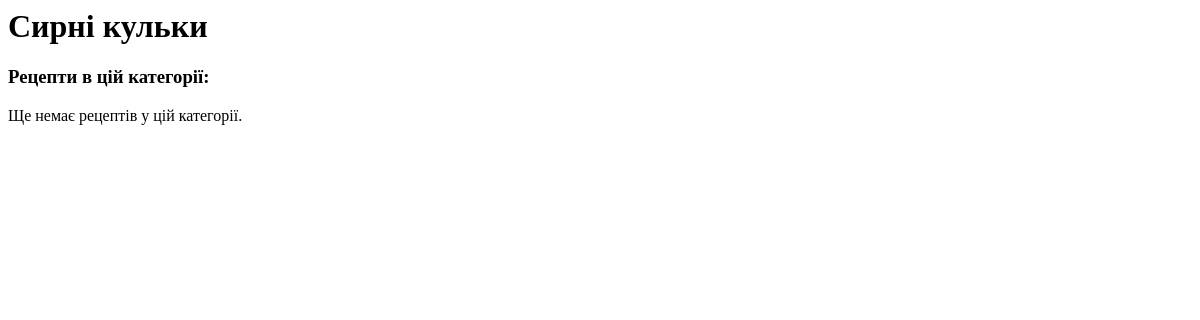
/category/-17/, run on an earlier commit of the app's database.
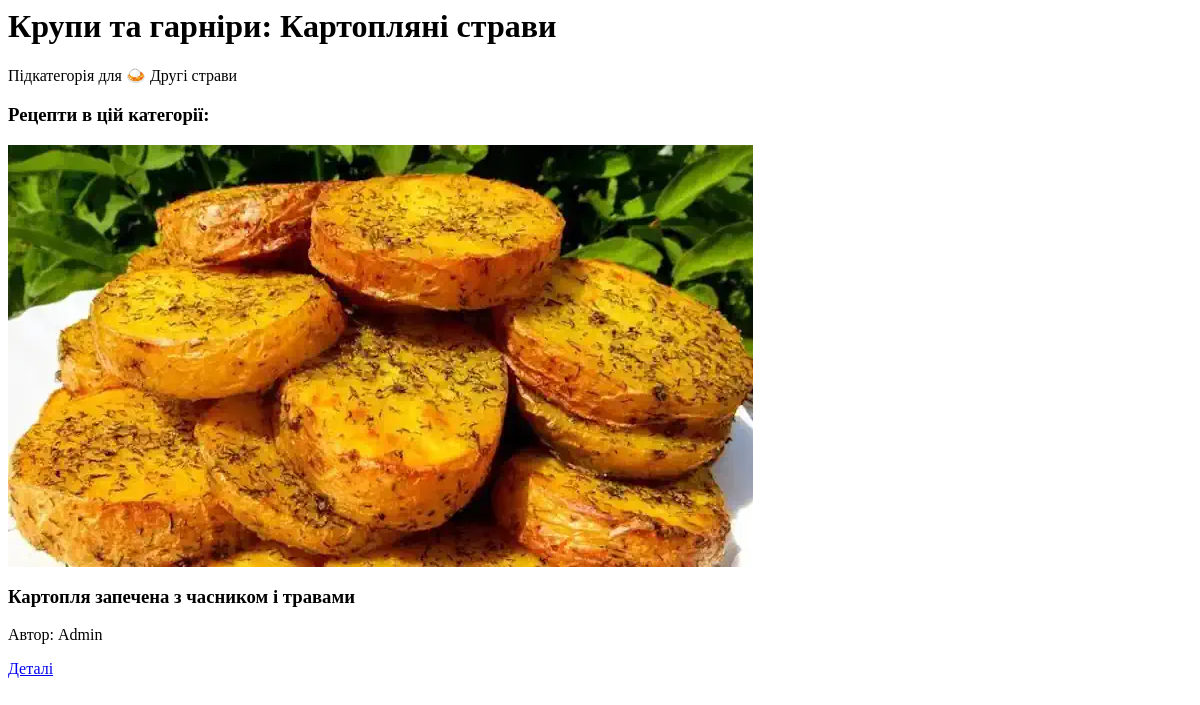
And on a later commit of the database.
### recipes/models.py (models this page shows, shortened)
class Category(models.Model):
    TYPE_CHOICES = [
        ('BREAKFAST', 'Сніданки'),
        ('MAIN', 'Основні страви'),
        ('DESSERT', 'Десерти'),
        ('DRINK', 'Напої'),
        ('BAKING', 'Випічка'),
        ('SNACK', 'Закуски'),
        ('KIDS', 'Для дітей'),
        ('DIET', 'Дієти'),
        ('HOLIDAY', 'Свята'),
    ]
    name = models.CharField(max_length=100)
    slug = models.SlugField(max_length=100, unique=True)
    description = models.TextField(blank=True)
    parent = models.ForeignKey(
        'self',
        null=True,
        blank=True,
        related_name='children',
        on_delete=models.CASCADE
    )
    category_type = models.CharField(
        max_length=10,
        choices=TYPE_CHOICES,
        default='MAIN'
    )
    icon = models.CharField(max_length=30, default='fa-utensils')  # залишаємо для старої іконки
    image = models.ImageField(upload_to='category_images/', blank=True, null=True)  # Додаємо поле для завантаження картинки 🔥
    class Meta:
        verbose_name_plural = "Categories"
        ordering = ['category_type', 'name']

class Recipe(models.Model):
    title = models.CharField(max_length=200)
    description = models.TextField()
    ingredients = models.TextField()
    steps = models.TextField()
    image = models.ImageField(upload_to='recipes/', blank=True, null=True)
    created_at = models.DateTimeField(auto_now_add=True)
    author = models.ForeignKey(
        settings.AUTH_USER_MODEL,
        on_delete=models.CASCADE,
        related_name='recipes'
    )
    categories = models.ManyToManyField(Category, related_name='recipes')
    cooking_time = models.PositiveIntegerField(
        verbose_name="Час приготування (хвилин)",
        help_text="Час у хвилинах",
        null=True,
        blank=True
    )
    rating = models.FloatField(default=0)  # середній рейтинг
    ratings_count = models.PositiveIntegerField(default=0)  # кількість оцінок

class User(AbstractUser):
    bio = models.TextField(blank=True)
    profile_picture = models.ImageField(upload_to='profiles/', blank=True, null=True)
    birth_date = models.DateField(null=True, blank=True)
    saved_recipes = models.ManyToManyField(
        'Recipe',
        related_name='saved_by_users',
        blank=True
    )
    class Meta:
        db_table = 'recipes_user'

### recipes/views.py (the view)
# urls.py: path('category/<slug:slug>/', views.category_view, name='category_detail'),
def category_view(request, slug):
    category = get_object_or_404(Category, slug=slug)
    if category.children.exists():
        recipes = Recipe.objects.filter(categories__in=category.children.all()).distinct()
    else:
        recipes = Recipe.objects.filter(categories=category)
    context = {
        'category': category,
        'recipes': recipes,
        'subcategories': category.children.all() if hasattr(category, 'children') else None
    }
    return render(request, 'recipes/category_detail.html', context)

### recipes/templates/recipes/category_detail.html (shortened to what this page needs)
{% load static %}
{% block content %}
<div class="container">
    <h1>{{ category.name }}</h1>
    <p>{{ category.description }}</p>
    <h3>Рецепти в цій категорії:</h3>
    <div class="recipes-grid">
        {% for recipe in recipes %}
        <div class="recipe-card">
            <div class="recipe-img-container">
                {% if recipe.image %}
                <img src="{{ recipe.image.url }}" alt="{{ recipe.title }}" class="recipe-img">
                {% else %}
                <div class="no-image">Немає зображення</div>
                {% endif %}
            </div>
            <div class="recipe-content">
                <h3 class="recipe-title">{{ recipe.title }}</h3>
                <p class="recipe-meta">Автор: {{ recipe.author.username }}</p>
                <a href="{% url 'recipe_detail' recipe.id %}" class="btn btn-primary">Деталі</a>
            </div>
        </div>
        {% empty %}
        <p>Ще немає рецептів у цій категорії.</p>
        {% endfor %}
    </div>
</div>
{% endblock %}

What changed in the data, as far as the page shows it:
changed Category: name "Сирні кульки" → "Крупи та гарніри: Картопляні страви"; description (not shown) → "Підкатегорія для 🍛 Другі страви"
added Recipe: image (picture), title "Картопля запечена з часником і травами", author.username "Admin"
Also different on the page:
text no longer shown: "Ще немає рецептів у цій категорії."
